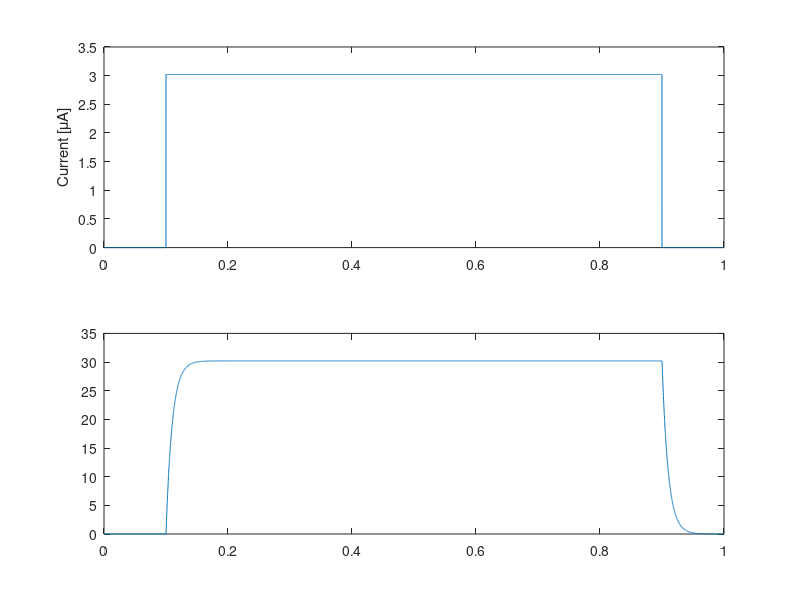

Source code (MATLAB): (Note: this script raises an error after producing the figure.)

    % Simulation of an intergrate-and-fire neuron

    % TODO: Michael Lifliansky, 204627418
    % TODO: Sagi Furman, 311603476

    % Computation and cognition undergrad - ex2
    % See word document, for instructions

    clear; close all; clc;

    %% Declare simulation parameters (we will work in units of Volts, Siemens, Farads and Sec)
    gL = 1e-4; % conductance (S/cm^2), 1/R
    C = 1e-6; % capacitance (F/cm^2)
    tau = C/gL; % sec - time constant, equal to RC
    TH_in_mV = 30; % mV
    TH = TH_in_mV/1000; % V
    tau_R = 0.004; % sec - Refractoriness

    dt = 0.0001; % time step for numerical integration
    t_final = 1; % sec, duration of numerical simulation
    n = round(t_final/dt); % number of iterations (steps)
    V = NaN(1,n+1); % initialize array for the voltage trace
    V(1) = 0; % initial condition for the voltage - This is V(0)
    %In matlab we arrays are 1-indexed (V(1) is the first element)
    %This is why we have 10001 columns in I

    t = (0:n)*dt; % time vector (n+1 components)

    %% load external current
    %TODO: After you implement 'the plotting section', load the currents
    %(one by one) and plot the applied current and the neuron's response

  %  load I_const; % loading I
    % load I_sin; %loading II
    % load I_exp; %loading III
     load I_step; %loading IV

    %% Numerical integration
    %TODO: add a comment to each line that explains what it does
    % HINT: Explain it to me like I know matlab pretty well, but I don't have a
    %   clue in neuroscience or differntial equations.
    RP_flag = 0; %variable indicates the RP (refractory period).
    for idx = 1:n % defining a loop which runs the number of desired iteretions.
        VV = V(idx) + (-V(idx)/tau + I(idx)/C)*dt; % dynamical equation of an RC circuit
        %Updates the "membranal" voltage using the sum of the previous voltage and the current dV (change in voltage).  

   %     if VV >= TH % checks if the current value of the voltage is higher or equal to the TH 
     %        VV = 0; % resets the voltage value 
      %       RP_flag = 1; % indicates the begining of RP
       %     t_RP_start = t(idx); % saves the time that RP has began.
        % end
        if RP_flag % during the RP the voltage value remains 0.
            VV = 0; % during the RP the voltage value remains 0.
            if (t(idx) - t_RP_start >= tau_R) % checks if the difference between the current time and the time that the RP started is higher or equal to the RP time (tau_R).
                RP_flag = 0; % the end of the RP.
            end
        end

        V(idx+1) = VV; % updates the next Voltage Value 
    end

    %% The plotting section
    % TODO: 
    %1. Read about the 'subplot()' function and use it in this section
    %   A hint: you need to use it twice using different parameters
    %2. Notice that you need to rescale the units of the Y axis values
    %   from A to microA and from V to mV.
    %   Look at the tables here 'https://en.wikipedia.org/wiki/Metric_prefix',
    %     if you are having problems with the rescaling.
    figure('Color','w');
    %TODO: plot() the the applied current as a function of time
    set(gca,'FontSize',16)
    I = I.*10^6; % change Aׁ values to mA
    subplot(2,1,1); plot(t, I);
    ylabel('Current [\muA]')
    %TODO: plot() the TH as a dashed horizontal line
    hold on
    subplot(2,1,2); plot(TH, '-');
    %TODO: plot() the voltage trace as a function of time
    % Note: the simulation computes the voltage of the neuron relative to the
    % resting potential. Thus, the Y-axis starts from zero.
    set(gca,'FontSize',16)
    V = V.*10^3  ; % change V values to mV
    subplot(2,1,2); plot(t, V);
    ylim([0 35]);
    yline(TH*1000, '--')
    xlabel('Time [S]');
    ylabel('Relative Voltage [mV]')
 
  
   
   
   
